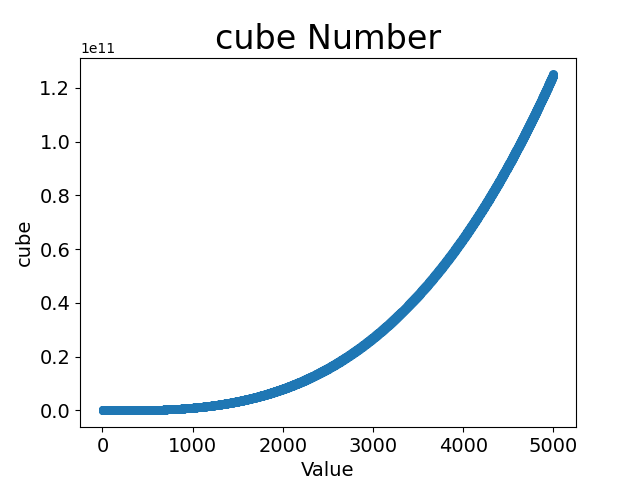

The script that saved this image:
import matplotlib.pyplot as plt
import numpy
# x_values = [1, 2, 3, 4, 5]
# y_values = [x ** 3 for x in x_values]
# plt.scatter(x_values, y_values, s=40)
# plt.show()
x_values1 = [numpy.arange(1.0, 5001)]
y_values1 = [x ** 3 for x in x_values1]
plt.scatter(x_values1, y_values1, s=30)

plt.title("cube Number", fontsize=24)
plt.xlabel("Value", fontsize=14)
plt.ylabel("cube", fontsize=14)
plt.tick_params(axis='both', labelsize=14)
plt.savefig('scatter_cube.png',bbox_inche='tight')
plt.show()

